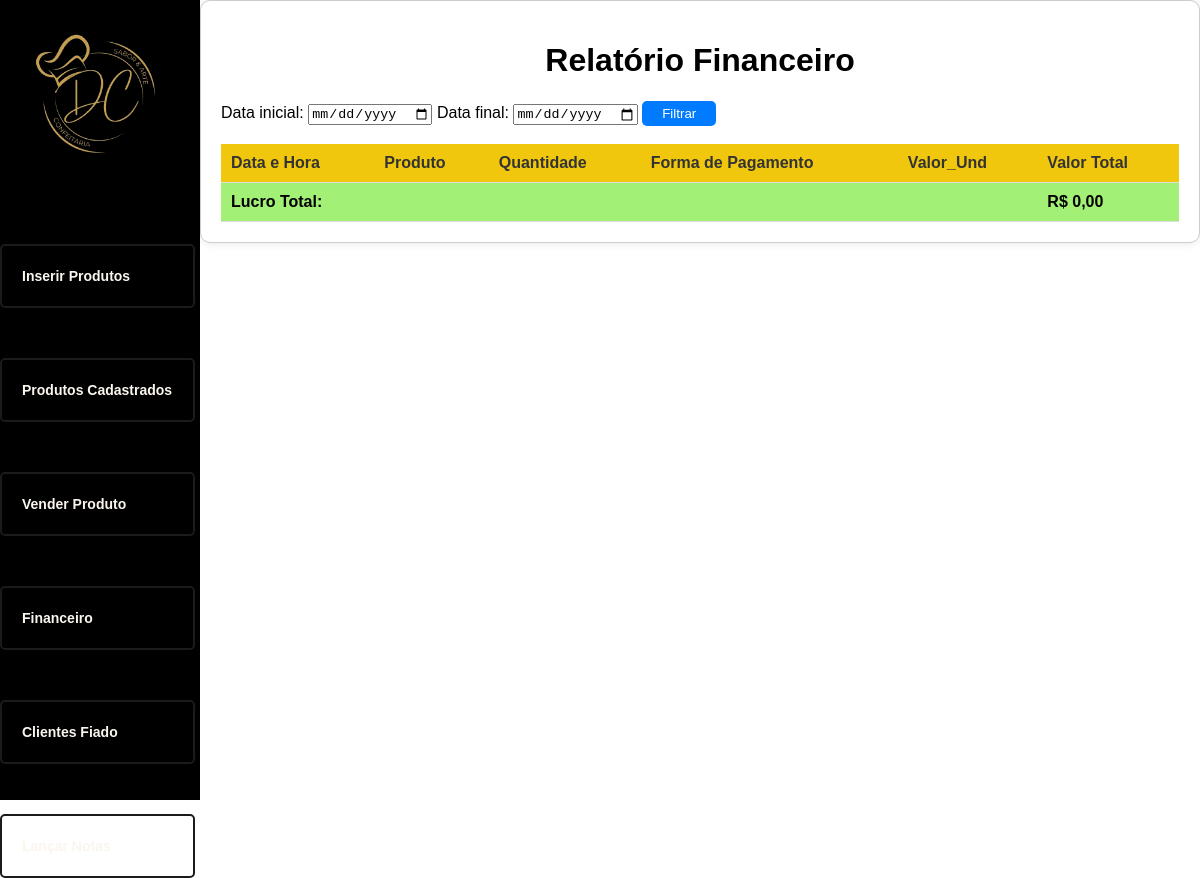
Page /financeiro.php (signed in) on the earlier database version.
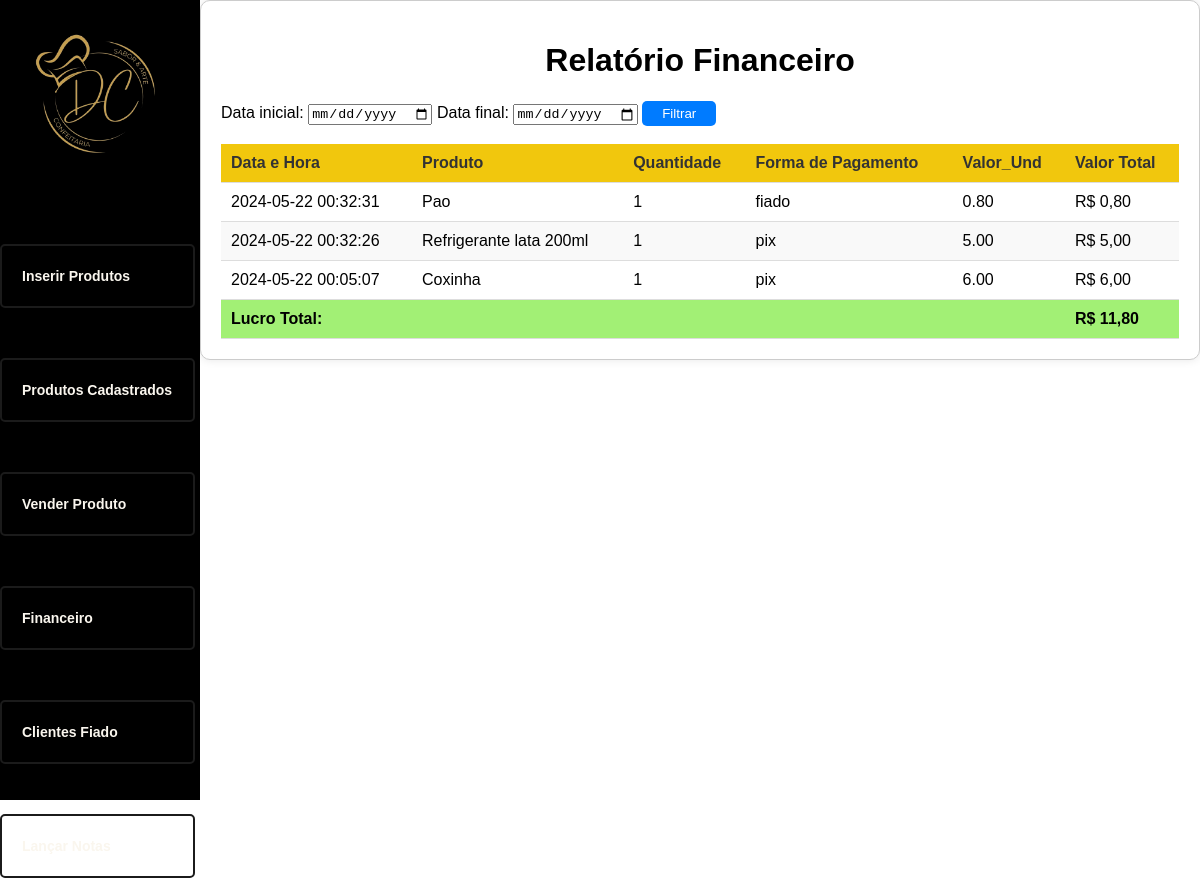
Same page on the later database version.
### tables this page shows
CREATE TABLE `vendas` (
  `id` int(11) NOT NULL,
  `data_hora` datetime DEFAULT NULL,
  `id_produto` int(11) DEFAULT NULL,
  `produto` varchar(255) DEFAULT NULL,
  `quantidade` int(11) NOT NULL,
  `tipo_pagamento` varchar(20) NOT NULL,
  `valor_un` decimal(10,2) NOT NULL,
  `valor_total` decimal(10,2) NOT NULL,
  `id_cliente_fiado` int(11) DEFAULT NULL
);

### Class/database.php (called while the page is built, shortened)
<?php
class Database {
    private $hostname;
    private $bancodedados;
    private $usuario;
    private $senha;
    public function __construct($hostname, $bancodedados, $usuario, $senha) {
        $this->hostname = $hostname;
        $this->bancodedados = $bancodedados;
        $this->usuario = $usuario;
        $this->senha = $senha;
    }
    public function conectar() {
        $this->conexao = new mysqli($this->hostname, $this->usuario, $this->senha, $this->bancodedados);
    }
}
?>

### financeiro.php (the view, shortened to what this page needs)
<?php
include_once("class/database.php");
$database = new Database("localhost", "dario", "root", "");
$database->conectar();
$consultaVendas = "SELECT * FROM vendas
                  WHERE DATE(data_hora) = CURDATE()";
$consultaVendas .= " ORDER BY data_hora DESC";
$resultadoVendas = $database->conexao->query($consultaVendas) or die($database->conexao->error);
$totalLucro = 0;
if ($resultadoVendas && $resultadoVendas->num_rows > 0) {
    while ($venda = $resultadoVendas->fetch_assoc()) {
        $totalLucro += $venda['valor_total'];
    }
}
?>
<!DOCTYPE html>
<html lang="pt-BR">
<head>
    <link rel="stylesheet" href="style.css">
</head>
<body class="menusDel">
    <div class="top-inserir">
        <div class="menu-php">
            <div class="inserir-logo-img">
                <img src="imgs/Logo_semFundo.png" width="150px" alt="Logo da Confeitaria">
            </div>
            <nav class="nav-inserir-produtos">
                <ul>
                    <li><a href="inserir_produtos.php">Inserir Produtos</a></li>
                    <li><a href="produtos_cadastrados.php">Produtos Cadastrados</a></li>
                    <li><a href="vendas.php">Vender Produto</a></li>
                    <li><a href="financeiro.php">Financeiro</a></li>
                    <li><a href="clientes_fiado.php">Clientes Fiado</a></li>
                    <li><a href="lancar_nota.php">Lançar Notas</a></li>
                </ul>
            </nav>
        </div>
    </div>
    <div class="container-financeiro">
        <h1>Relatório Financeiro</h1>
        <form method="GET" action="<?php echo htmlspecialchars($_SERVER["PHP_SELF"]); ?>">
            <label for="data_inicio">Data inicial:</label>
            <input type="date" id="data_inicio" name="data_inicio">
            <label for="data_fim">Data final:</label>
            <input type="date" id="data_fim" name="data_fim">
            <button type="submit" style="padding: 5px 20px; background-color: #007bff; color: #fff; border: none; border-radius: 5px; cursor: pointer;">Filtrar</button>
        </form>
        <br>
        <?php if ($resultadoVendas) : ?>
            <table class="table-financeiro">
                <thead>
                    <tr>
                        <th>Data e Hora</th>
                        <th>Produto</th>
                        <th>Quantidade</th>
                        <th>Forma de Pagamento</th>
                        <th>Valor_Und</th>
                        <th>Valor Total</th>
                    </tr>
                </thead>
                <tbody>
                    <?php
                    $resultadoVendas->data_seek(0);
                    while ($venda = $resultadoVendas->fetch_assoc()) :
                    ?>
                        <tr>
                            <td><?php echo $venda['data_hora']; ?></td>
                            <td><?php echo $venda['produto']; ?></td>
                            <td><?php echo $venda['quantidade']; ?></td>
                            <td><?php echo $venda['tipo_pagamento']; ?></td>
                            <td><?php echo $venda['valor_un']; ?></td>
                            <td>R$ <?php echo number_format($venda['valor_total'], 2, ',', '.'); ?></td>
                        </tr>
                    <?php endwhile; ?>
                    <tr class="lucroTotal">
                        <td colspan="5" align="right">Lucro Total:</td>
                        <td>R$ <?php echo number_format($totalLucro, 2, ',', '.'); ?></td>
                    </tr>
                </tbody>
            </table>
        <?php endif; ?>
    </div>
</body>
</html>

Differences in the rows shown:
now on this page (row edited): vendas: data_hora "2024-05-22 00:32:31", produto "Pao", quantidade "1", tipo_pagamento "fiado", valor_un "0.80", valor_total "0,80"
added vendas: data_hora "2024-05-22 00:32:26", produto "Refrigerante lata 200ml", quantidade "1", tipo_pagamento "pix", valor_un "5.00", valor_total "5,00"
added vendas: data_hora "2024-05-22 00:05:07", produto "Coxinha", quantidade "1", tipo_pagamento "pix", valor_un "6.00", valor_total "6,00"
Other differences:
$totalLucro: "0,00" → "11,80"
